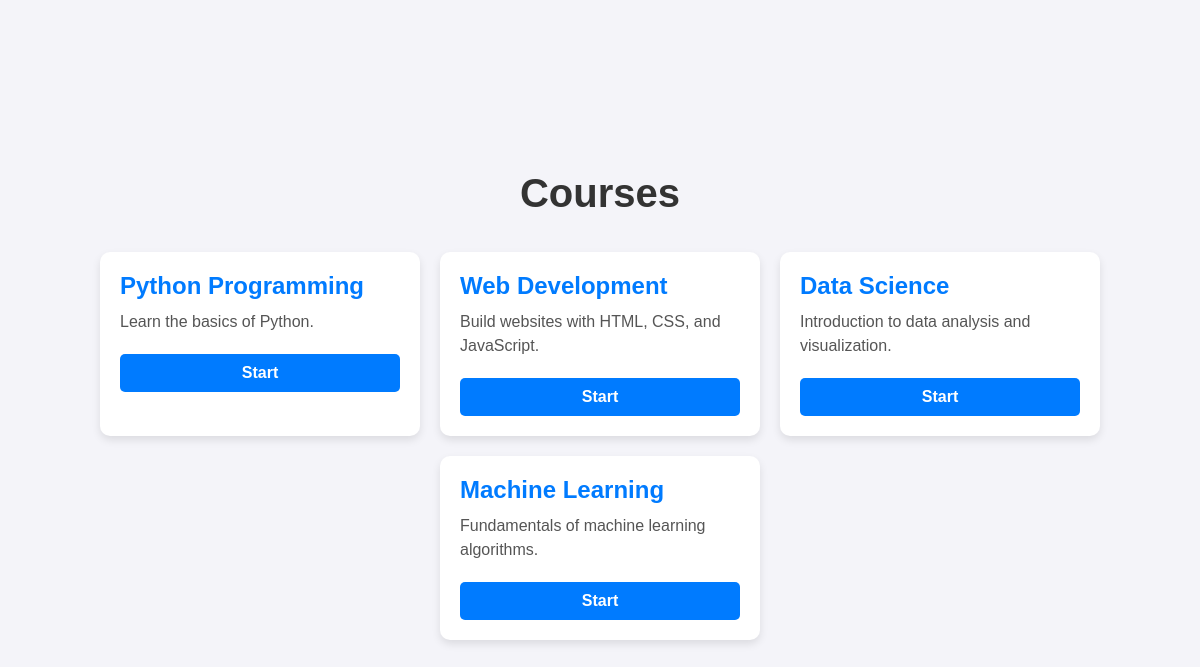
Screenshot of /courses with the database file from the repository.
### app.py (models this page shows)
class Courses(db.Model):
    id = db.Column(db.Integer, primary_key=True)
    name = db.Column(db.String(100), nullable=False)
    description = db.Column(db.String(100), nullable=False)

### app.py (the view)
@app.route('/courses', methods=['GET', 'POST'])
def courses():
    course = Courses.query.all()
    return render_template('courses.html', course=course)

### templates/courses.html (shortened to what this page needs)
<!DOCTYPE html>
<html lang="en">
  <head>
  </head>
  <body>
    <h1>Courses</h1>
    <ul>
      {% for courses in course %}
      <li>
        <h2>{{ courses.name }}</h2>
        <p>{{ courses.description }}</p>
        <a href="{{ url_for('course', course_name=courses.id) }}">
          <button>Start</button>
        </a>
      </li>
      {% endfor %}
    </ul>
  </body>
</html>

### templates/courses.html (style rules this page uses)
body { font-family: Arial, sans-serif; background-color: #f4f4f9; margin: 0; padding: 0; display: flex; justify-content: center; align-items: center; flex-direction: column; min-height: 100vh; }
h1 { color: #333; font-size: 2.5em; margin-bottom: 20px; }
ul { list-style-type: none; padding: 0; display: flex; flex-wrap: wrap; justify-content: center; gap: 20px; max-width: 1200px; }
li { background: #ffffff; padding: 20px; border-radius: 10px; box-shadow: 0 4px 8px rgba(0, 0, 0, 0.1); width: 280px; transition: transform 0.3s, box-shadow 0.3s; }
h2 { font-size: 1.5em; margin: 0 0 10px; color: #007bff; }
p { font-size: 1em; color: #555; line-height: 1.5; margin: 0 0 20px; }
a { text-decoration: none; }
button { display: block; width: 100%; padding: 10px; font-size: 1em; font-weight: bold; color: white; background-color: #007bff; border: none; border-radius: 5px; cursor: pointer; transition: background-color 0.3s; }

### rows the page displays
Courses: name "Python Programming", description "Learn the basics of Python."
Courses: name "Web Development", description "Build websites with HTML, CSS, and JavaScript."
Courses: name "Data Science", description "Introduction to data analysis and visualization."
Courses: name "Machine Learning", description "Fundamentals of machine learning algorithms."
